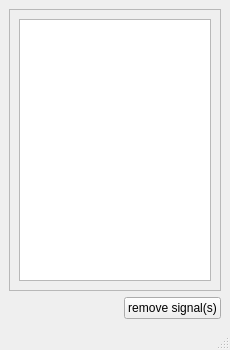
<?xml version="1.0" encoding="UTF-8"?>
<ui version="4.0">
 <class>MainWindow</class>
 <widget class="QMainWindow" name="MainWindow">
  <property name="geometry">
   <rect>
    <x>0</x>
    <y>0</y>
    <width>230</width>
    <height>350</height>
   </rect>
  </property>
  <property name="minimumSize">
   <size>
    <width>230</width>
    <height>350</height>
   </size>
  </property>
  <property name="windowTitle">
   <string>MainWindow</string>
  </property>
  <widget class="QWidget" name="centralwidget">
   <layout class="QVBoxLayout" name="verticalLayout">
    <item>
     <widget class="QScrollArea" name="scrollArea">
      <property name="widgetResizable">
       <bool>true</bool>
      </property>
      <widget class="QWidget" name="scrollAreaWidgetContents">
       <property name="geometry">
        <rect>
         <x>0</x>
         <y>0</y>
         <width>210</width>
         <height>248</height>
        </rect>
       </property>
       <layout class="QVBoxLayout" name="verticalLayout_2">
        <item>
         <widget class="QListWidget" name="channelsList">
          <property name="selectionMode">
           <enum>QAbstractItemView::MultiSelection</enum>
          </property>
          <property name="verticalScrollMode">
           <enum>QAbstractItemView::ScrollPerPixel</enum>
          </property>
          <property name="sortingEnabled">
           <bool>false</bool>
          </property>
         </widget>
        </item>
       </layout>
      </widget>
     </widget>
    </item>
    <item>
     <layout class="QHBoxLayout" name="horizontalLayout">
      <item>
       <spacer name="horizontalSpacer">
        <property name="orientation">
         <enum>Qt::Horizontal</enum>
        </property>
        <property name="sizeHint" stdset="0">
         <size>
          <width>40</width>
          <height>20</height>
         </size>
        </property>
       </spacer>
      </item>
      <item>
       <widget class="QPushButton" name="btnSignals">
        <property name="text">
         <string>remove signal(s)</string>
        </property>
       </widget>
      </item>
     </layout>
    </item>
   </layout>
  </widget>
  <widget class="QMenuBar" name="menubar">
   <property name="geometry">
    <rect>
     <x>0</x>
     <y>0</y>
     <width>230</width>
     <height>25</height>
    </rect>
   </property>
  </widget>
  <widget class="QStatusBar" name="statusbar"/>
 </widget>
 <resources/>
 <connections/>
</ui>
